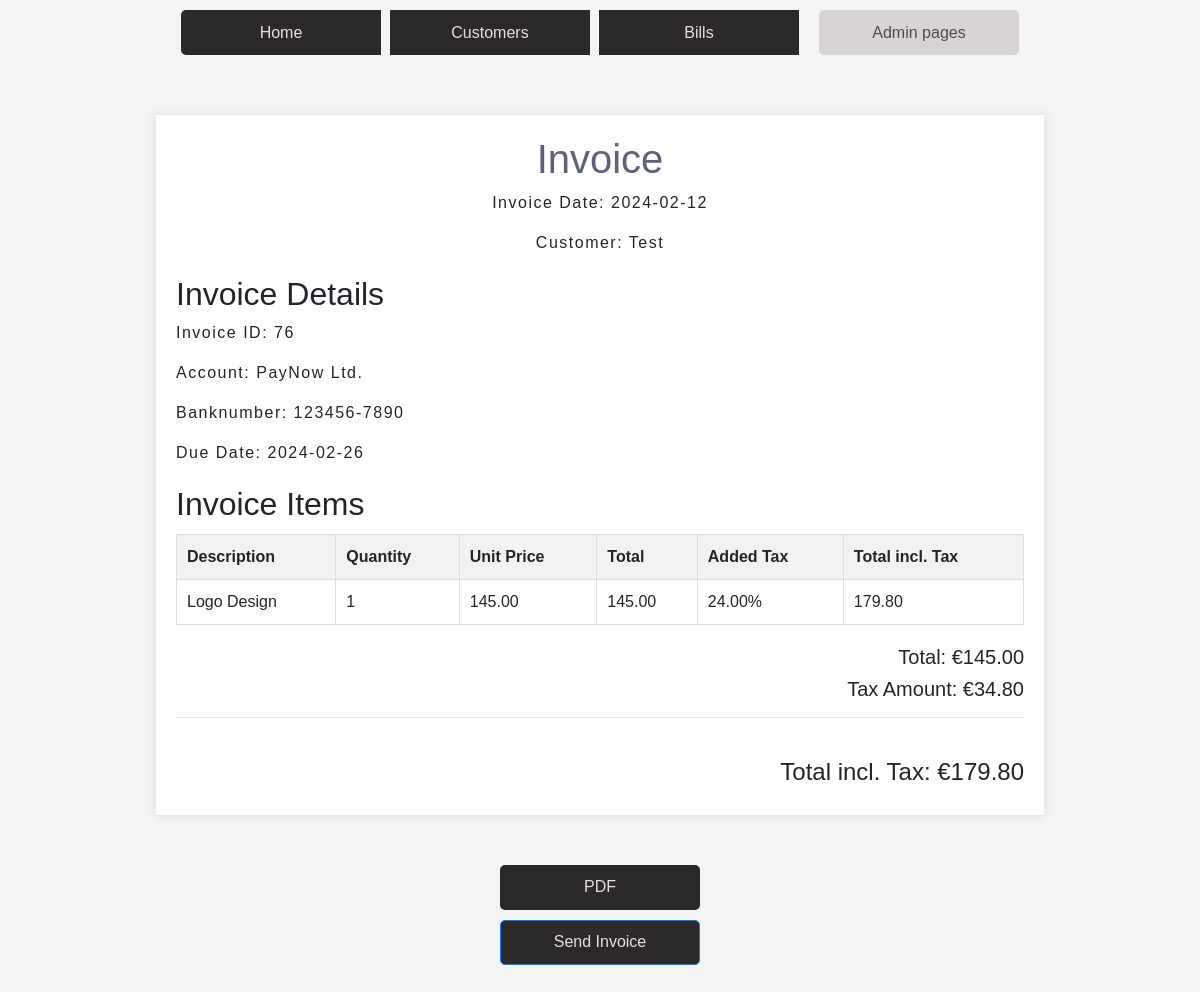
Page /invoice/76/preview/ on the earlier database version.
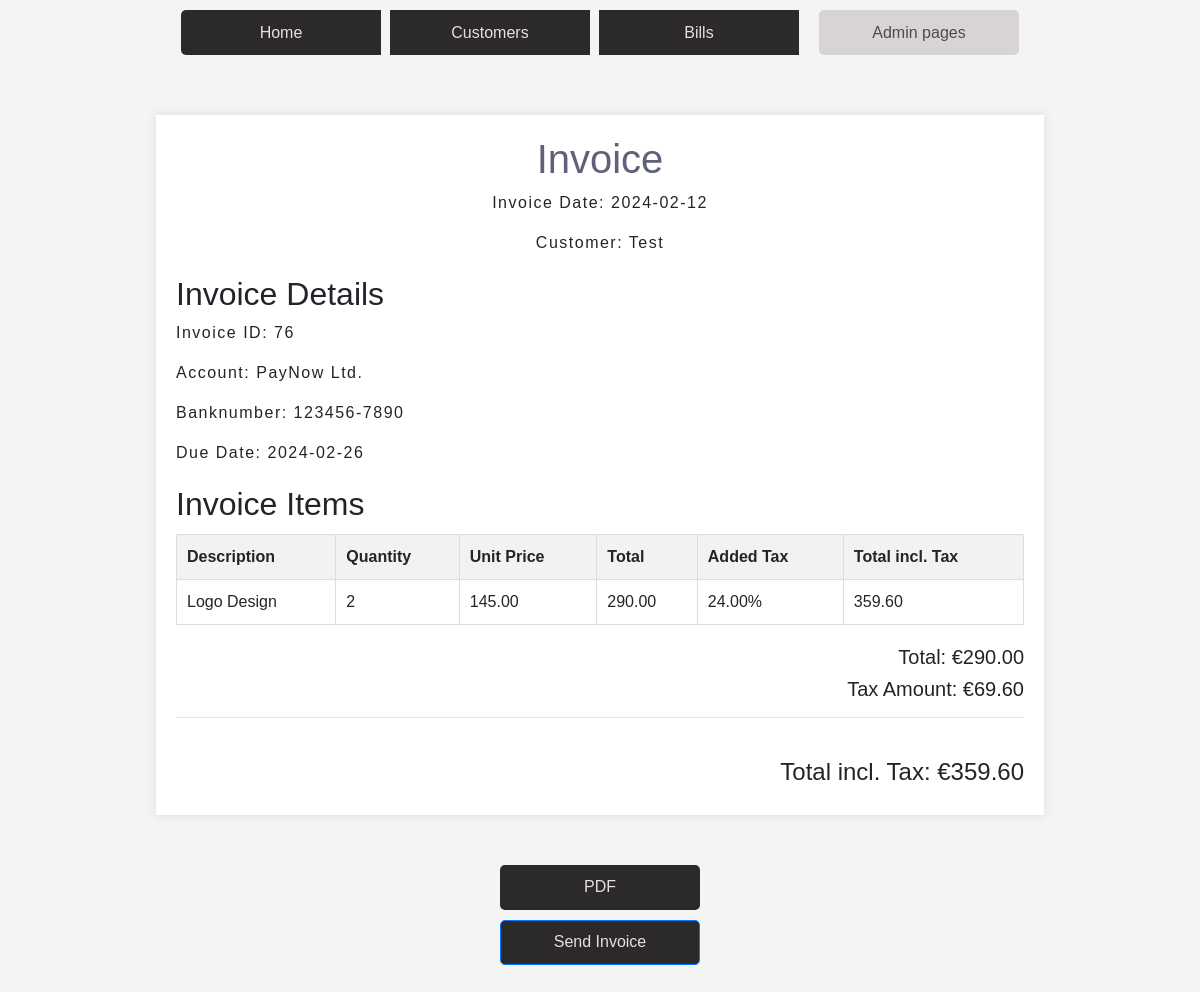
Same page on the later database version.
### app/models.py (models this page shows, shortened)
class InvoiceRows(models.Model):
    title = models.CharField(max_length = 100, default=None, blank=True, null=True)
    price = models.DecimalField(max_digits = 10, decimal_places=2, default=Decimal('0.00'), blank=True, null=True)
    quantity = models.IntegerField(default = 0, null=True)
    total = models.DecimalField(max_digits = 10, decimal_places=2, default=Decimal('0.00'), null=True)
    total_with_tax = models.DecimalField(max_digits=10, decimal_places=2, default=Decimal('0.00'), null=True)
    invoice = models.ForeignKey(Invoice, on_delete =models.PROTECT)
    vat = models.ForeignKey(Vat, on_delete =models.PROTECT, blank=True, null=True)
    vat_amount = models.DecimalField(max_digits=10, decimal_places=2, default=Decimal('0.00'), null=True)

class Invoice(models.Model):
    invoiceDate = models.DateTimeField(auto_now_add=True)
    dueDate = models.DateTimeField(default=datetime.now() + timedelta(days=14)) #time + 14 days
    customerAccount = models.ForeignKey(CustomerAccount, on_delete =models.PROTECT)
    account = models.ForeignKey(Account, on_delete =models.PROTECT)

class CustomerAccount(models.Model):
    name = models.CharField(max_length = 50, default=None)
    address = models.CharField(max_length = 50, default=None)
    phone = models.CharField(max_length = 50, default=None)
    mail = models.CharField(max_length = 50, default=None)
    vat = models.CharField(max_length = 20, default=None)
    account = models.ForeignKey(Account, on_delete =models.PROTECT)

class Account(models.Model):
    name = models.CharField(max_length =20, default=None)
    address = models.CharField(max_length =50, default=None)
    phone = models.CharField(max_length =50, default=None)
    mail = models.CharField(max_length =50, default=None)
    vat = models.CharField(max_length =20, default=None)
    bankAccountNr = models.CharField(max_length =20, default=None)

class Vat(models.Model):
    code = models.CharField(max_length = 50, default="M24")
    description = models.CharField (max_length = 50, default="VAT (Value Added Tax @ 24%)")
    percent = models.DecimalField(max_digits = 5, decimal_places=2, default=Decimal('0.24'))

### app/views.py (the view)
# urls.py: path('invoice/<int:id>/preview/', preview_invoice, name='preview_invoice'),
def preview_invoice(request, id):
    try:
        invoice_instance = get_object_or_404(Invoice, id=id)
        invoice_rows = InvoiceRows.objects.filter(invoice=invoice_instance)
        invoice_data = {
            'invoice_id': invoice_instance.id,
            'date': invoice_instance.invoiceDate,
            'customer': invoice_instance.customerAccount.name,
            'items': [
                {'description': ir.title, 'quantity': ir.quantity, 'unit_price': ir.price, 'total': ir.total, 'total_with_tax': ir.total_with_tax}
                for ir in invoice_rows
            ],
        }
        invoicelist = Invoice.objects.all()
        context = {
            'invoice': invoice_data,
            'invoicerow': invoice_rows,
            'invoices': invoicelist,
        }
        return render(request, 'invoice_preview.html', context)
    except Exception as e:
        import traceback
        traceback.print_exc()
        return HttpResponse("An error occurred while processing the request.", status=500)

### app/templates/invoice_preview.html (shortened to what this page needs)
{% extends 'index.html' %}
{%load static%}
{% block content %}
<!DOCTYPE html>
<html lang="en">
<head>
</head>
<body>
    {% for ir in invoicerow %}
    <div class="invoice">
        <div class="header">
            <h1>Invoice</h1>
            <p>Invoice Date: {{ invoice.date|date:"Y-m-d" }}</p>
            <p>Customer: {{ invoice.customer }}</p>
        </div>
        <div class="invoice-details">
            <h2>Invoice Details</h2>
            <p>Invoice ID: {{ ir.invoice.id }}</p>
            <p>Account: {{ ir.invoice.account.name }}</p>
            <p>Banknumber: {{ ir.invoice.account.bankAccountNr }}</p>
            <p>Due Date: {{ ir.invoice.dueDate|date:"Y-m-d" }}</p>
        </div>
        <div class="invoice-items">
            <h2>Invoice Items</h2>
            <table>
                <thead>
                    <tr>
                        <th>Description</th>
                        <th>Quantity</th>
                        <th>Unit Price</th>
                        <th>Total</th>
                        <th>Added Tax</th>
                        <th>Total incl. Tax</th>
                    </tr>
                </thead>
                <tbody>
                    {% for item in invoice.items %}
                        <tr>
                            <td>{{ item.description }}</td>
                            <td>{{ item.quantity }}</td>
                            <td>{{ item.unit_price }}</td>
                            <td>{{ item.total }}</td>
                            <td>{{ ir.vat.percent }}%</td>
                            <td>{{ ir.total_with_tax }}</td>
                        </tr>
                    {% endfor %}
                </tbody>
            </table>
        </div>
        <div class="total">
            <h5>Total: €{{ ir.total }}</h5>
            <h5>Tax Amount: €{{ ir.vat_amount }}</h5><hr>
            <br>
            <h4>Total incl. Tax: €{{ ir.total_with_tax }}</h4>
        </div>
    </div>
    {% endfor %}
</body>
</html>
{% if invoicerow %}
    {% for ir in invoicerow %}
        <center>
        <a href="{% url 'generate_pdf' id=ir.invoice.id %}" class="btn">PDF</a>
        <a href="{% url 'send_invoice' id=invoice.invoice_id %}" class="btn btn-primary">Send Invoice</a>
        </center>
    {% endfor %}
{% else %}
    <p>No invoicerow data available</p>
{% endif %}
{% endblock %}

### app/templates/index.html (shortened to what this page needs)
<!DOCTYPE html>
<html lang="en">
<head>
    <link rel="stylesheet" href="https://stackpath.bootstrapcdn.com/bootstrap/4.5.0/css/bootstrap.min.css"
>
<link rel="stylesheet" href="https://cdnjs.cloudflare.com/ajax/libs/font-awesome/5.11.2/css/all.min.css">
{% load static %}
<link rel="stylesheet" href="{% static '/style.css' %}">
<link rel="stylesheet" href="{% static '/customers.css' %}" >
<link rel="stylesheet" href="{% static '/form.css' %}" >
</head>
<body>
    <div class="container">
        <center>
        <div class="btn-group" role="group">
            <a class="btn" href="/">Home</a>
            <a class="btn" href="/customerlist">Customers</a>
            <a class="btn" href="/invoicelist">Bills</a>
            <a class="btn-ghost" href="/admin">Admin pages</a>
        </div>
    </center>
            {% block content %}
            {% endblock %}
    </div>
</body>
</html>

### app/static/style.css (style rules this page uses)
body { background-color: whitesmoke; margin: 0; padding: 0; height: 150vh; }
h1 { color: rgb(94, 97, 121); }
p { letter-spacing: 1.5px; }

### app/static/customers.css (style rules this page uses)
* { margin: 0; padding: 0; box-sizing: border-box; }
body { background-color: whitesmoke; margin: 0; padding: 0; height: 150vh; }
h1 { color: rgb(94, 97, 121); }
p { letter-spacing: 1.5px; }
.btn { width: 200px; height: 45px; display: flex; justify-content: center; align-items: center; background-color: #2c2929; border-radius: 5px; color:#e7e0e0; margin: 10px; z-index: 5; cursor: pointer; }
.btn-ghost { width: 200px; height: 45px; display: flex; justify-content: center; align-items: center; background-color: #c0babaaf; opacity: 0.8; border-radius: 5px; color:#242222; margin: 10px; z-index: 5; cursor: pointer; }

### app/templates/invoice_preview.html (style rules this page uses)
body { font-family: 'Arial', sans-serif; margin: 0; padding: 0; background-color: #f4f4f4; }
.invoice { width: 80%; margin: 50px auto; background-color: #fff; box-shadow: 0 0 10px rgba(0, 0, 0, 0.1); padding: 20px; }
.header { text-align: center; }
.invoice-details { margin-top: 20px; }
.invoice-items { margin-top: 20px; }
table { width: 100%; border-collapse: collapse; margin-top: 10px; }
th, td { border: 1px solid #ddd; padding: 10px; text-align: left; }
th { background-color: #f2f2f2; }
.total { margin-top: 20px; text-align: right; }

Differences in the rows shown:
changed InvoiceRows "Logo Design": total "145.00" → "290.00"; vat_amount "34.80" → "69.60"; total_with_tax "179.80" → "359.60"
Other differences:
new list line: "Logo Design 2 145.00 290.00 24.00 % 359.60"
list line gone: "Logo Design 1 145.00 145.00 24.00 % 179.80"
